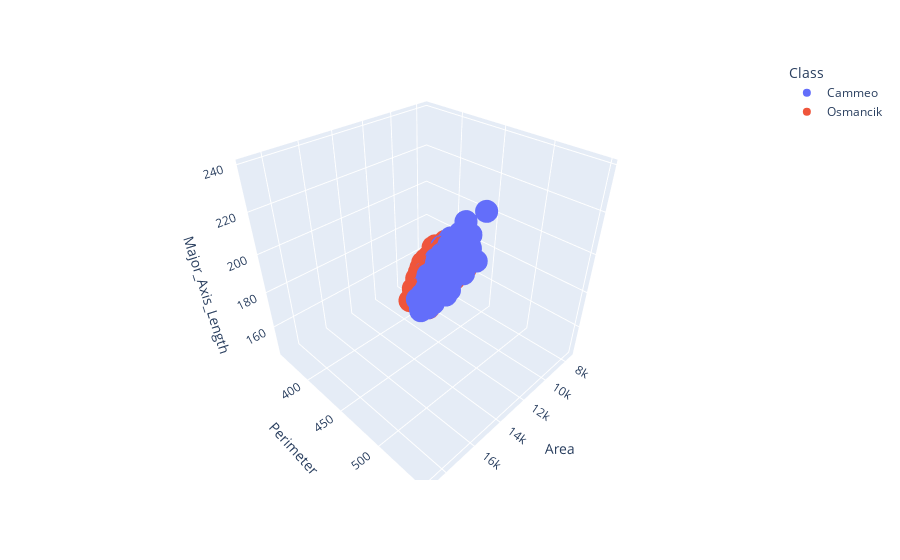

The notebook cell this image was saved under:
### Code cell
import plotly.express as px

x_axis_data = 'Area'  # Replace with a valid column name
y_axis_data = 'Perimeter'  # Replace with a valid column name
z_axis_data = 'Major_Axis_Length'  # Replace with a valid column name

px.scatter_3d(
    rice_dataset,
    x=x_axis_data,
    y=y_axis_data,
    z=z_axis_data,
    color='Class',
).show()

### Figure 1 — Plotly figure (JSON) as saved in the notebook; plotly's stock layout.template omitted (floating-point values rounded to 4 significant figures; data arrays with more than 128 entries replaced by an {"elided": "..."} marker saying what was removed)
{"data": [{"hovertemplate": "Class=Cammeo<br>Area=%{x}<br>Perimeter=%{y}<br>Major_Axis_Length=%{z}<extra></extra>", "legendgroup": "Cammeo", "marker": {"color": "#636efa", "symbol": "circle"}, "mode": "markers", "name": "Cammeo", "scene": "scene", "showlegend": true, "type": "scatter3d", "x": {"elided": "1630 int values"}, "y": {"elided": "1630 float values"}, "z": {"elided": "1630 float values"}}, {"hovertemplate": "Class=Osmancik<br>Area=%{x}<br>Perimeter=%{y}<br>Major_Axis_Length=%{z}<extra></extra>", "legendgroup": "Osmancik", "marker": {"color": "#EF553B", "symbol": "circle"}, "mode": "markers", "name": "Osmancik", "scene": "scene", "showlegend": true, "type": "scatter3d", "x": {"elided": "2180 int values"}, "y": {"elided": "2180 float values"}, "z": {"elided": "2180 float values"}}], "layout": {"legend": {"title": {"text": "Class"}, "tracegroupgap": 0}, "margin": {"t": 60}, "scene": {"domain": {"x": [0, 1], "y": [0, 1]}, "xaxis": {"title": {"text": "Area"}}, "yaxis": {"title": {"text": "Perimeter"}}, "zaxis": {"title": {"text": "Major_Axis_Length"}}}}}
